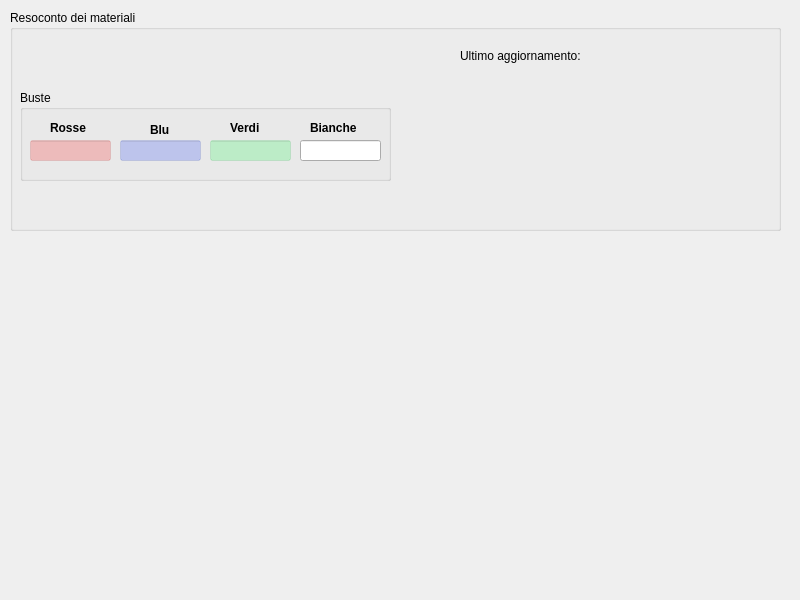
<?xml version="1.0" encoding="UTF-8"?>
<ui version="4.0">
 <class>CentroFiera</class>
 <widget class="QMainWindow" name="CentroFiera">
  <property name="geometry">
   <rect>
    <x>0</x>
    <y>0</y>
    <width>800</width>
    <height>600</height>
   </rect>
  </property>
  <property name="windowTitle">
   <string>Centro Fiera</string>
  </property>
  <widget class="QWidget" name="centralwidget">
   <widget class="QGroupBox" name="grpResoconto">
    <property name="geometry">
     <rect>
      <x>10</x>
      <y>10</y>
      <width>771</width>
      <height>221</height>
     </rect>
    </property>
    <property name="title">
     <string>Resoconto dei materiali</string>
    </property>
    <widget class="QLabel" name="lblUltimoagg">
     <property name="geometry">
      <rect>
       <x>450</x>
       <y>30</y>
       <width>161</width>
       <height>31</height>
      </rect>
     </property>
     <property name="text">
      <string>Ultimo aggiornamento:</string>
     </property>
    </widget>
    <widget class="QLabel" name="lblDataAggiornamento">
     <property name="geometry">
      <rect>
       <x>630</x>
       <y>30</y>
       <width>121</width>
       <height>31</height>
      </rect>
     </property>
     <property name="text">
      <string/>
     </property>
    </widget>
    <widget class="QGroupBox" name="grpBuste">
     <property name="geometry">
      <rect>
       <x>10</x>
       <y>80</y>
       <width>371</width>
       <height>91</height>
      </rect>
     </property>
     <property name="title">
      <string>Buste</string>
     </property>
     <widget class="QLabel" name="lblRosse">
      <property name="geometry">
       <rect>
        <x>30</x>
        <y>30</y>
        <width>51</width>
        <height>16</height>
       </rect>
      </property>
      <property name="font">
       <font>
        <weight>75</weight>
        <bold>true</bold>
       </font>
      </property>
      <property name="text">
       <string>Rosse</string>
      </property>
     </widget>
     <widget class="QLabel" name="lblBlu">
      <property name="geometry">
       <rect>
        <x>130</x>
        <y>30</y>
        <width>31</width>
        <height>20</height>
       </rect>
      </property>
      <property name="font">
       <font>
        <weight>75</weight>
        <bold>true</bold>
       </font>
      </property>
      <property name="text">
       <string>Blu</string>
      </property>
     </widget>
     <widget class="QLabel" name="lblVerdi">
      <property name="geometry">
       <rect>
        <x>210</x>
        <y>30</y>
        <width>41</width>
        <height>16</height>
       </rect>
      </property>
      <property name="font">
       <font>
        <weight>75</weight>
        <bold>true</bold>
       </font>
      </property>
      <property name="text">
       <string>Verdi</string>
      </property>
     </widget>
     <widget class="QLabel" name="lblBianche">
      <property name="geometry">
       <rect>
        <x>290</x>
        <y>30</y>
        <width>61</width>
        <height>16</height>
       </rect>
      </property>
      <property name="font">
       <font>
        <weight>75</weight>
        <bold>true</bold>
       </font>
      </property>
      <property name="text">
       <string>Bianche</string>
      </property>
     </widget>
     <widget class="QLineEdit" name="txtRosse">
      <property name="geometry">
       <rect>
        <x>10</x>
        <y>50</y>
        <width>81</width>
        <height>21</height>
       </rect>
      </property>
      <property name="styleSheet">
       <string notr="true">background-color: rgba(255, 0, 0, 50);</string>
      </property>
      <property name="readOnly">
       <bool>true</bool>
      </property>
     </widget>
     <widget class="QLineEdit" name="txtBlu">
      <property name="geometry">
       <rect>
        <x>100</x>
        <y>50</y>
        <width>81</width>
        <height>21</height>
       </rect>
      </property>
      <property name="styleSheet">
       <string notr="true">background-color: rgba(9, 47, 252, 50);</string>
      </property>
      <property name="readOnly">
       <bool>true</bool>
      </property>
     </widget>
     <widget class="QLineEdit" name="txtVerdi">
      <property name="geometry">
       <rect>
        <x>190</x>
        <y>50</y>
        <width>81</width>
        <height>21</height>
       </rect>
      </property>
      <property name="styleSheet">
       <string notr="true">background-color: rgba(3, 251, 63, 50);</string>
      </property>
      <property name="readOnly">
       <bool>true</bool>
      </property>
     </widget>
     <widget class="QLineEdit" name="txtBianche">
      <property name="geometry">
       <rect>
        <x>280</x>
        <y>50</y>
        <width>81</width>
        <height>21</height>
       </rect>
      </property>
      <property name="readOnly">
       <bool>true</bool>
      </property>
     </widget>
    </widget>
   </widget>
  </widget>
 </widget>
 <resources/>
 <connections/>
</ui>
